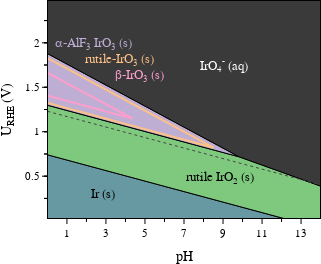

Write notebook code for a chart like this one.
### Code cell
my_plotly_plot(
    figure=fig,
    plot_name="bulk_pourbaix",
    write_html=True,
    write_png=False,
    png_scale=6.0,
    write_pdf=True,
    write_svg=True,
    try_orca_write=True,
    )

fig.show()

### Figure 1 — Plotly figure (JSON) as saved in the notebook; plotly's stock layout.template omitted (floating-point values rounded to 4 significant figures)
{"data": [{"fill": "toself", "fillcolor": "#6799A3", "hoverinfo": "none", "line": {"color": "black", "width": 1}, "mode": "lines", "name": "Ir", "showlegend": true, "type": "scatter", "x": [-8.882e-16, 12.54, -8.882e-16, -8.882e-16], "y": [0.741, 2.22e-16, 0, 0.741]}, {"hoverinfo": "name", "mode": "lines", "name": "Ir", "showlegend": false, "text": ["Ir"], "textfont": {"color": "black", "family": "Arial", "size": 12}, "textposition": "bottom center", "type": "scatter", "x": [4.18], "y": [0.247]}, {"fill": "toself", "fillcolor": "#7FC97F", "hoverinfo": "none", "line": {"color": "black", "width": 1}, "mode": "lines", "name": "IrO2", "showlegend": true, "type": "scatter", "x": [9.828, 14.0, 14, 12.54, -1.776e-15, 0, 9.828], "y": [0.7177, 0.3889, 0, 2.22e-16, 0.741, 1.299, 0.7177]}, {"hoverinfo": "name", "mode": "lines", "name": "IrO2", "showlegend": false, "text": ["IrO2"], "textfont": {"color": "black", "family": "Arial", "size": 12}, "textposition": "bottom center", "type": "scatter", "x": [8.394], "y": [0.5244]}, {"fill": "toself", "fillcolor": "#BEAED4", "hoverinfo": "none", "line": {"color": "black", "width": 1}, "mode": "lines", "name": "IrO3_a-AlF3", "showlegend": true, "type": "scatter", "x": [9.828, 0, -8.882e-16, 9.828], "y": [0.7177, 1.299, 1.879, 0.7177]}, {"hoverinfo": "name", "mode": "lines", "name": "IrO3_a-AlF3", "showlegend": false, "text": ["IrO3_a-AlF3"], "textfont": {"color": "black", "family": "Arial", "size": 12}, "textposition": "bottom center", "type": "scatter", "x": [3.276], "y": [1.299]}, {"fill": "toself", "fillcolor": "#3a3a3a", "hoverinfo": "none", "line": {"color": "black", "width": 1}, "mode": "lines", "name": "IrO4-", "showlegend": true, "type": "scatter", "x": [14.0, 9.828, -8.882e-16, -8.882e-16, 14, 14.0], "y": [0.3889, 0.7177, 1.879, 2.5, 2.5, 0.3889]}, {"hoverinfo": "name", "mode": "lines", "name": "IrO4-", "showlegend": false, "text": ["IrO4-"], "textfont": {"color": "black", "family": "Arial", "size": 12}, "textposition": "bottom center", "type": "scatter", "x": [7.566], "y": [1.597]}, {"line": {"color": "#FDC086", "width": 2}, "mode": "lines", "type": "scatter", "x": [8.52, -2.0, -2.0, 8.52], "y": [0.8207, 1.442, 2.064, 0.8207]}, {"line": {"color": "#ff9dcd", "width": 2}, "mode": "lines", "type": "scatter", "x": [4.349, -2, -2, 4.349], "y": [1.149, 1.525, 1.9, 1.149]}, {"line": {"color": "#444444", "dash": "dot", "width": 1}, "mode": "lines", "name": "lines", "type": "scatter", "x": [0, 14], "y": [1.23, 0.4026]}, {"type": "scatter", "xaxis": "x2"}, {"type": "scatter", "yaxis": "y2"}, {"type": "scatter", "yaxis": "y3"}], "layout": {"annotations": [{"font": {"color": "white", "size": 13.33}, "showarrow": false, "text": "IrO<sub>4</sub><sup>-</sup> (aq)", "x": 0.55, "xanchor": "left", "xref": "paper", "y": 0.75, "yanchor": "top", "yref": "paper", "yshift": 0}, {"font": {"color": "#BEAED4", "size": 13.33}, "showarrow": false, "text": "α-AlF<sub>3</sub> IrO<sub>3</sub> (s)", "x": 0.02, "xanchor": "left", "xref": "paper", "y": 0.85, "yanchor": "top", "yref": "paper", "yshift": 0}, {"font": {"color": "#FDC086", "size": 13.33}, "showarrow": false, "text": "rutile-IrO<sub>3</sub> (s)", "x": 0.13, "xanchor": "left", "xref": "paper", "y": 0.775, "yanchor": "top", "yref": "paper", "yshift": 0}, {"font": {"color": "#ff9dcd", "size": 13.33}, "showarrow": false, "text": "β-IrO<sub>3</sub> (s)", "x": 0.24, "xanchor": "left", "xref": "paper", "y": 0.7, "yanchor": "top", "yref": "paper", "yshift": 0}, {"font": {"size": 13.33}, "showarrow": false, "text": "rutile IrO<sub>2</sub> (s)", "x": 0.5, "xanchor": "left", "xref": "paper", "y": 0.23, "yanchor": "top", "yref": "paper", "yshift": 0}, {"font": {"size": 13.33}, "showarrow": false, "text": "Ir (s)", "x": 0.15, "xanchor": "left", "xref": "paper", "y": 0.15, "yanchor": "top", "yref": "paper", "yshift": 0}], "font": {"color": "black", "family": "Arial"}, "height": 264.6, "margin": {"b": 0, "l": 0, "r": 0, "t": 0}, "paper_bgcolor": "rgba(255,255,255,0.9)", "plot_bgcolor": "rgba(255,255,255,0.)", "showlegend": false, "width": 321.3, "xaxis": {"dtick": 2, "linecolor": "black", "mirror": true, "range": [0.03, 13.97], "showgrid": false, "showline": true, "tick0": 1, "tickcolor": "black", "tickfont": {"color": "black", "size": 10.67}, "ticks": "outside", "title": {"font": {"color": "black"}, "text": "pH"}, "type": "linear", "zeroline": false}, "xaxis2": {"autorange": false, "dtick": 2, "linecolor": "black", "mirror": true, "range": [0.03, 13.97], "showgrid": false, "showline": true, "showticklabels": false, "tick0": 0, "tickcolor": "black", "tickfont": {"color": "black", "size": 10.67}, "ticklen": 3, "ticks": "outside", "title": {"text": ""}, "zeroline": false}, "yaxis": {"autorange": false, "linecolor": "black", "mirror": true, "range": [0.03, 2.47], "showgrid": false, "showline": true, "tickcolor": "black", "tickfont": {"color": "black", "size": 10.67}, "ticks": "outside", "title": {"font": {"color": "black"}, "text": "U<sub>RHE</sub> (V)"}, "type": "linear", "zeroline": false}, "yaxis2": {"dtick": 0.25, "linecolor": "black", "mirror": true, "range": [0.03, 2.47], "showgrid": false, "showline": true, "showticklabels": false, "tickcolor": "black", "tickfont": {"color": "black", "size": 10.67}, "ticklen": 3, "ticks": "outside", "title": {"text": ""}, "zeroline": false}, "yaxis3": {"dtick": 0.25, "linecolor": "black", "mirror": true, "range": [0.03, 2.47], "showgrid": false, "showline": true, "showticklabels": false, "tickcolor": "black", "tickfont": {"color": "black", "size": 10.67}, "ticklen": 3, "ticks": "outside", "title": {"text": ""}, "zeroline": false}}}
